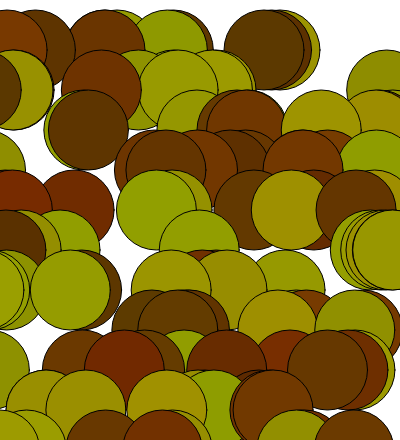
Frame 1 (no input)
Frame 60 (no input): identical to frame 1, image omitted
Frame 120 (the mouse pressed at the canvas centre since frame 60): identical to frame 1, image omitted

The p5.js sketch that drew this single still picture (run headless with seeded random() and noise() and a simulated clock; from frame 60 on, the mouse is pressed at the canvas centre):

// p5.js sketch
// ── sketch.js
let x = -20;
let y = 10;
let x2 = -20;
let y2 = 10;
let leaves = 0; 
let floor = 0;

function setup() {
  createCanvas(400, 440);
}
  
  function draw() {
    
    while(floor < 200) {
      x = random(-20, 400);
      
      if(floor % 10 == 0) {
        y += 40;
      }
      if (random() > 0.5) {
        fill(random(90, 120), random(40, 60), random(0))
      } else {
        fill(random(140, 160), random(140, 160), random(0))
      }
      // 51, 102, 0
      ellipse(x, y, 80, 80);
      //arc(x, y, 80, 80, PI, 2*PI, OPEN);
      leaves ++;
      floor = leaves;
      print(leaves);
    }

    //arc(50, 50, 80, 80, PI, 2*PI, OPEN);
}
